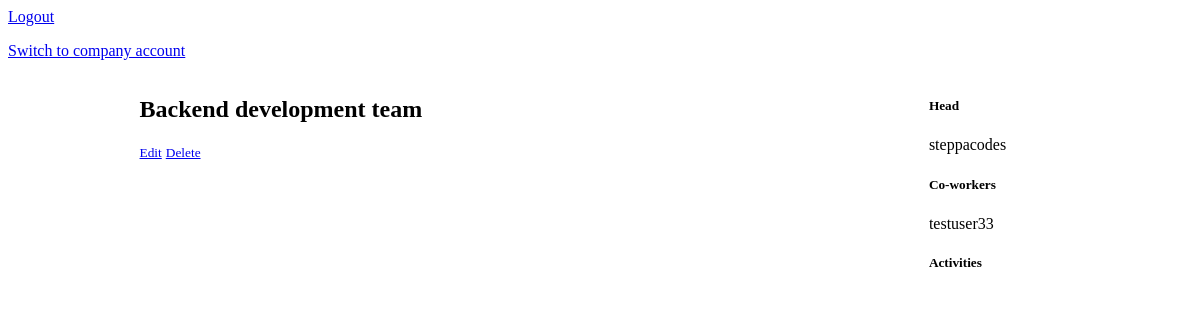
The app's page /team-dashboard/2, older data.
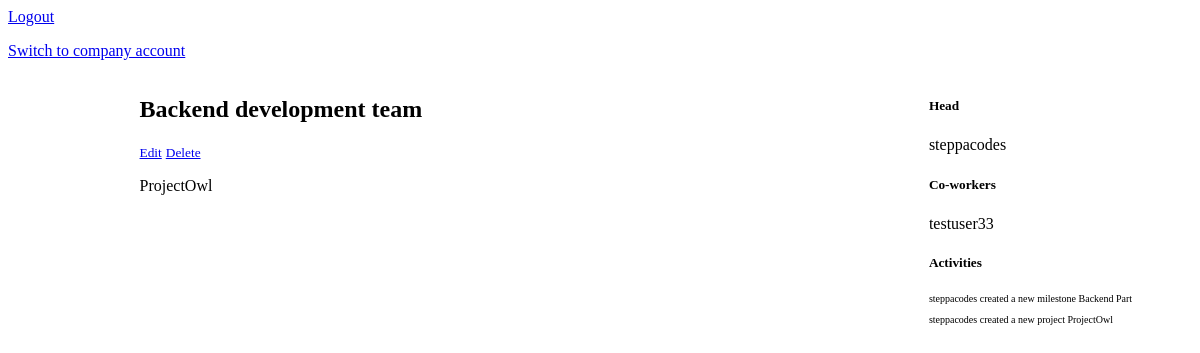
The same page, newer data.
### manager/models.py (models this page shows, shortened)
class Team(models.Model):
    name = models.CharField(max_length=200)
    company = models.ForeignKey(Company, on_delete=models.CASCADE, default='')
    head = models.OneToOneField("Worker", default= None ,related_name="head",on_delete=models.SET_NULL, null=True, blank=True)
    workers = models.ManyToManyField("Worker")
    updated_by = models.ForeignKey(CostumUser, related_name="update_team", on_delete=models.CASCADE, null=True, blank=True)
    class Meta:
        verbose_name = "Team"
        verbose_name_plural = "Teams"

class Worker(models.Model):
    user = models.OneToOneField(CostumUser,on_delete=models.CASCADE,verbose_name="Workers")
    company = models.ForeignKey(Company, on_delete=models.CASCADE, null=True,blank=True,default=None)
    def __str__(self):
        return f"{self.user.username}"
    class Meta:
        verbose_name = "Worker"
        verbose_name_plural = "Workers"

### users/models.py (models this page shows)
class CostumUser(AbstractUser):
    in_company = models.BooleanField(default=False)

### project_manager/models.py (models this page shows, shortened)
class Info(models.Model):
    STATUS = (
        ("In Progress", "In Progress"),
        ("In Queue", 'In Queue'),
        ("Paused", "Paused"),
        ("Completed", "Completed")
    )
    name = models.CharField(max_length=200)
    description = models.TextField(default='')
    created_by = models.ForeignKey(CostumUser, on_delete=models.CASCADE, default='', null=True,blank=True)
    complete = models.BooleanField(default=False)
    updated = models.DateTimeField(auto_now=True)
    status = models.CharField(choices=STATUS, default='In Queue',max_length=200)
    created = models.DateTimeField(auto_now_add=True)
    class Meta:
        abstract = True

class Project(Info):
    company = models.ForeignKey(Company, on_delete=models.CASCADE, default = None, null=True, blank=True)
    progress = models.IntegerField(default=0, null=True, blank=True)
    teams = models.ManyToManyField(Team, null=True, blank=True)
    deadline = models.DateTimeField(null = True, blank =True)
    is_personal = models.BooleanField(default=False, blank=True, null=True)
    due_in = models.IntegerField(null = True, blank=True, default=None)
    updated_by = models.ForeignKey(CostumUser, related_name="up_dated", on_delete=models.CASCADE, null=True, blank=True)
    updated_at = models.DateTimeField(auto_now=True,null=True, blank=True)

class Activity(models.Model):
    name = models.CharField(max_length=200, default =None, null=True,blank=True)
    user = models.ForeignKey(CostumUser, on_delete=models.CASCADE,null=True,blank=True)
    project = models.ForeignKey(Project, on_delete=models.SET_NULL, null=True, blank=True)
    milestone = models.ForeignKey(MileStone, on_delete=models.SET_NULL, null=True, blank=True)
    team = models.ForeignKey(Team, on_delete=models.SET_NULL, null=True,blank=True,default=None)
    task = models.ForeignKey(Task, on_delete=models.SET_NULL, null=True, blank=True)
    message = models.CharField(max_length=2000, default= "New Activity")
    company = models.ForeignKey(Company,null=True,blank=True, on_delete=models.CASCADE)
    created_at = models.DateTimeField(auto_now_add=True)
    class Meta:
        ordering = ['-created_at']
        verbose_name = "Activity"
        verbose_name_plural = "Activities"

### manager/views.py (the view)
# urls.py: path('team-dashboard/<str:id>',teamdashboard ,name='team-dashboard'),
def teamdashboard(request,id):
    team = Team.objects.get(id=id)
    members = team.workers.all()
    projects = Project.objects.filter(company=team.company)
    activities = team.company.activity_set.all()[:5]
    team_projects = []
    for project in projects:
        if team in project.teams.all():
            team_projects.append(project)
    context = {
               "team":team,
               "members":members ,
               "projects":team_projects,
               "activities":activities
              }
    return render(request, "manager/team-dashboard.html", context)

### manager/templates/manager/team-dashboard.html (shortened to what this page needs)
{% extends 'base.html' %}
{% block content %}
<div class='team-container'>
    <div>
    </div>
    <div>
        <div>
            <h2>{{team.name}}</h2>
            <small><a href="{% url 'update-team' team.id %}">Edit</a></small>
            <small><a href="{% url 'delete-team' team.id %}">Delete</a></small>
        </div>
        <div>
            {% for project in projects  %}
                <p>{{project.name}}</p>
            {% endfor %}
        </div>
    </div>
    <div>
        <div>
            <h5>Head</h5>
            {{team.head}}
        </div>
        <div>
            <h5>Co-workers</h5>
            {% for member in members  %}
                {% if member != team.head %}
                    <p>{{member.user.username}}</p>
                {% endif %}
            {% endfor %}
        </div>
        <div>
            <h5>Activities</h5>
            {% include 'manager/activities.html' %}
        </div>
    </div>
</div>
{% endblock %}

### templates/base.html (shortened to what this page needs)
{% load static %}
<html lang="en">
    <head>
    </head>
    <body>
        <p><a href='{% url "logout" %}'>Logout</a></p>
        <p><a href='{% url "switch-account" %}'>
            {% if request.user.in_company %}
                Switch to personal account
            {% else %}
                Switch to company account
            {% endif %}
        </a></p>
        {% block content %}
        {% endblock content %}
    </body>
</html>

### manager/templates/manager/activities.html (shortened to what this page needs)
{% for activity in activities  %}
<p class='activity-stat'><span class='activity-user'>{{activity.user.username}}</span>
    {{activity.message}} <span class='activity-reciever'> {{activity.name}}
{% endfor %}

### manager/templates/manager/team-dashboard.html (style rules this page uses)
.team-container { display: grid; grid-template-columns: 0.5fr 3fr 1fr; }

### manager/templates/manager/activities.html (style rules this page uses)
.activity-stat { font-size: 10px ; spacing: 1em ; }

Row changes from the older to the newer data that the page shows:
added Project: name "ProjectOwl"
added Activity: user.username "steppacodes", message "created a new milestone", name "Backend Part"
added Activity: user.username "steppacodes", message "created a new project", name "ProjectOwl"
